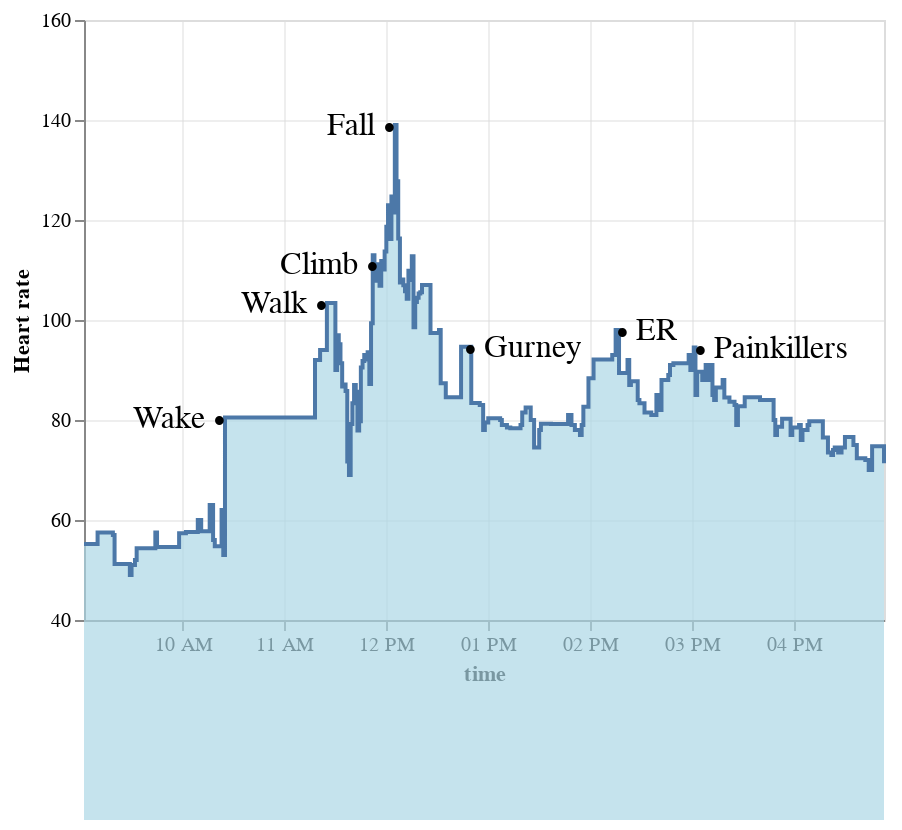

Notebook source saved alongside this figure:
### Code cell
df_ = df_long[(df_long.datetime >= '2022-04-25 09:00') & (df_long.datetime <= '2022-04-25 17:00')]

df_plot = df_[df_.field == 'heart_rate']
df_plot = df_plot[df_plot.value.astype(float) > 10]

df_plot = clean_timeseries(df_plot, '1min')

df_plot['textright'] = ''
df_plot['textleft'] = ''
df_plot.loc[df_plot.value == df_plot.value.max(), 'textright'] = 'Fall •'
df_plot.loc[df_plot.datetime == '2022-04-25 11:25:00', 'textright'] = 'Walk •'
df_plot.loc[df_plot.datetime == '2022-04-25 11:55:00', 'textright'] = 'Climb •'
df_plot.loc[df_plot.datetime == '2022-04-25 10:25:00', 'textright'] = 'Wake •'
df_plot.loc[df_plot.datetime == '2022-04-25 12:46:00', 'textleft'] = '• Gurney'
df_plot.loc[df_plot.datetime == '2022-04-25 14:15:00', 'textleft'] = '• ER'
df_plot.loc[df_plot.datetime == '2022-04-25 15:01:00', 'textleft'] = '• Painkillers'

chart = alt.Chart(df_plot)
(chart.mark_area(
    color="lightblue",
    interpolate='step-after',
    line=True,
).encode(
    x=alt.X('datetime', axis=alt.Axis(title='time')),
    y=alt.Y('value', scale=alt.Scale(domain=((48, 160))), axis=alt.Axis(title='Heart rate'))
) + 
 chart.mark_text(align='right', size=16).encode(x='datetime', y='value', text='textright') + 
 chart.mark_text(align='left', size=16).encode(x='datetime', y='value', text='textleft')).configure(
    background='white',
).configure_axis(gridOpacity=.5, labelColor='black')

### Figure 1 — Vega-Lite specification as saved in the notebook (floating-point values rounded to 4 significant figures; data arrays with more than 128 entries replaced by an {"elided": "..."} marker saying what was removed)
{"$schema": "https://vega.github.io/schema/vega-lite/v4.17.0.json", "config": {"axis": {"gridOpacity": 0.5, "labelColor": "black"}, "background": "white", "view": {"continuousHeight": 300, "continuousWidth": 400}}, "data": {"name": "data-4c2d67188462ac382feb2f30f0425395"}, "datasets": {"data-4c2d67188462ac382feb2f30f0425395": {"elided": "472 records"}}, "layer": [{"encoding": {"x": {"axis": {"title": "time"}, "field": "datetime", "type": "temporal"}, "y": {"axis": {"title": "Heart rate"}, "field": "value", "scale": {"domain": [48, 160]}, "type": "quantitative"}}, "mark": {"color": "lightblue", "interpolate": "step-after", "line": true, "type": "area"}}, {"encoding": {"text": {"field": "textright", "type": "nominal"}, "x": {"field": "datetime", "type": "temporal"}, "y": {"field": "value", "type": "quantitative"}}, "mark": {"align": "right", "size": 16, "type": "text"}}, {"encoding": {"text": {"field": "textleft", "type": "nominal"}, "x": {"field": "datetime", "type": "temporal"}, "y": {"field": "value", "type": "quantitative"}}, "mark": {"align": "left", "size": 16, "type": "text"}}], "usermeta": {"embedOptions": {"theme": "fivethirtyeight"}}}
